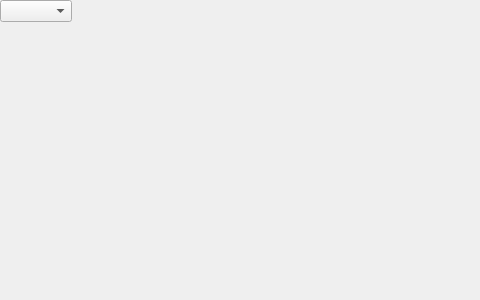
<?xml version="1.0" encoding="UTF-8"?>
<ui version="4.0">
 <class>DockWidget</class>
 <widget class="QDockWidget" name="DockWidget">
  <property name="geometry">
   <rect>
    <x>0</x>
    <y>0</y>
    <width>480</width>
    <height>300</height>
   </rect>
  </property>
  <property name="sizePolicy">
   <sizepolicy hsizetype="MinimumExpanding" vsizetype="MinimumExpanding">
    <horstretch>0</horstretch>
    <verstretch>0</verstretch>
   </sizepolicy>
  </property>
  <property name="minimumSize">
   <size>
    <width>480</width>
    <height>270</height>
   </size>
  </property>
  <property name="floating">
   <bool>true</bool>
  </property>
  <property name="features">
   <set>QDockWidget::DockWidgetFloatable|QDockWidget::DockWidgetMovable</set>
  </property>
  <property name="allowedAreas">
   <set>Qt::LeftDockWidgetArea|Qt::RightDockWidgetArea</set>
  </property>
  <property name="windowTitle">
   <string>Vulkan Display</string>
  </property>
  <widget class="QWidget" name="dockWidgetContents">
   <layout class="QVBoxLayout" name="verticalLayout" stretch="1,6">
    <property name="leftMargin">
     <number>0</number>
    </property>
    <property name="topMargin">
     <number>0</number>
    </property>
    <property name="rightMargin">
     <number>0</number>
    </property>
    <property name="bottomMargin">
     <number>0</number>
    </property>
    <item alignment="Qt::AlignLeft|Qt::AlignTop">
     <widget class="QComboBox" name="gcbAttachment">
      <property name="minimumSize">
       <size>
        <width>70</width>
        <height>20</height>
       </size>
      </property>
     </widget>
    </item>
    <item>
     <widget class="QWidget" name="gwDisplayArea" native="true"/>
    </item>
   </layout>
  </widget>
 </widget>
 <resources/>
 <connections/>
</ui>
